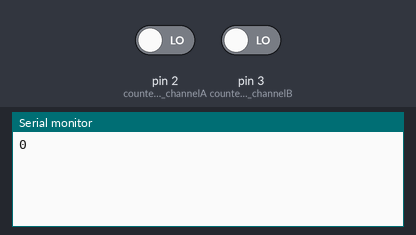
Bench run of a sketch on a simulated Arduino Nano, built with avr-gcc and run on an emulated ATmega328P. On the bench: the last lines printed to the serial monitor. Inputs (shaded band) come from the test bench; at power-on: pin 2 (counter1_channelA) LOW, pin 3 (counter1_channelB) LOW.

Above: at 1.2 s.
1.3 s: pin 2 (counter1_channelA) driven HIGH
At 2.2 s:
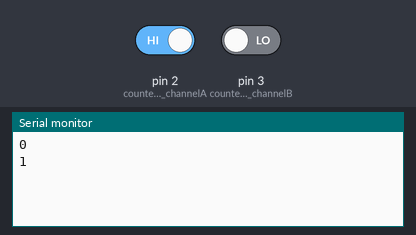
2.8 s: pin 3 (counter1_channelB) driven HIGH
At 3.3 s:
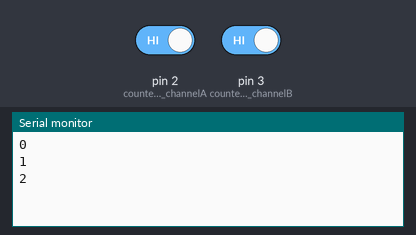
4.3 s: pin 2 (counter1_channelA) driven LOW
At 5.5 s:
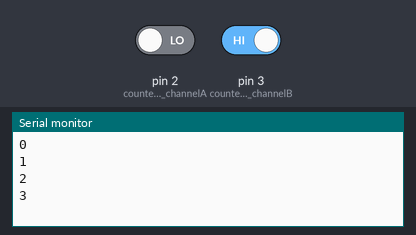
5.8 s: pin 3 (counter1_channelB) driven LOW
At 6.8 s:
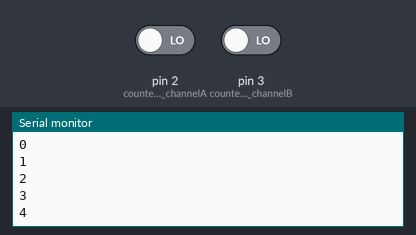
Timing chart, 0 to 8.3 s (numbered marks = the images above; inputs shaded):
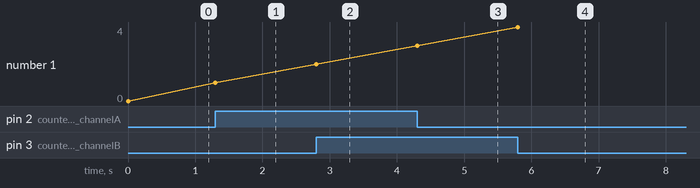

The sketch:

apple_tester_1.0.ino
```cpp
//####################################################
//#   apple_tester_1.0
//#   programmed by: Tomas Picha
//####################################################


// DESCRTIPTION: - Same pulse detection as on the spider

// HW: Aruino nano

/*----------------------- DEPENDENCES ----------------------------------*/


/*----------------------- DEFINITION -----------------------------------*/
const byte counter1_channelA = 2;
const byte counter1_channelB = 3;

int enc_counter_1 = 0; // value of first encoder
int enc_counter_1_prev = -1; //previous value of first encoder

byte encoder1_status = 0;

const int encoder_status_tabel [] = {0,-1,1,10,1,0,10,-1,-1,10,0,1,10,1,-1,0};

void setup() {

  serial_initial();
  pins_initial();
  encoder_init();

}

void loop() {

  meassure ();
}
```

methods.ino
```cpp
/*----------------------Serial-initialization------------------------------------*/
void serial_initial(){
  Serial.begin(2000000);
  while (!Serial) {
      ;
  }
}

/*----------------------pins-initialization------------------------------------*/
void pins_initial(){

  pinMode(counter1_channelA, INPUT);
  pinMode(counter1_channelB, INPUT);
}

/*----------------------encoder_initialization------------------------------------*/
void encoder_init() {
  encoder_read();
}


/*-------------------------- meassure  -------------------------*/

void meassure () {

  encoder_read();
  encoders_counting();
  serial_prnt_encoders_check();
}

/*----------------------serial-print_encoders_check------------------------------------*/
void serial_prnt_encoders_check() {
  if (enc_counter_1 != enc_counter_1_prev) {
    Serial.println(enc_counter_1);
    enc_counter_1_prev = enc_counter_1;
  }
}

/*----------------------encoder_read------------------------------------*/
void encoder_read() {
  byte temp_A = 0;
  byte temp_B = 0;

  encoder1_status = encoder1_status & B0011;
  encoder1_status = encoder1_status << 2;

  temp_A = digitalRead(counter1_channelA);
  temp_A = temp_A & B0001;
  temp_A = temp_A << 1;
  encoder1_status = encoder1_status | temp_A;
  temp_B = digitalRead(counter1_channelB);
  temp_B = temp_B & B0001;
  encoder1_status = encoder1_status | temp_B;
}

/*----------------------encoders_counting------------------------------------*/
void encoders_counting() {
  if(abs(encoder_status_tabel[encoder1_status]) != 10) {
    enc_counter_1 = enc_counter_1 + encoder_status_tabel[encoder1_status];
  } else {
    //Serial.println("skip_error");
  }
}
```

Measured:
- after the input at 1.3 s, the serial monitor: prints a new line at once (image 1)
- after the input at 2.8 s, the serial monitor: prints a new line at once (image 2)
- after the input at 4.3 s, the serial monitor: prints a new line at once (image 3)
- after the input at 5.8 s, the serial monitor: prints a new line at once (image 4)
- plotted number 1: 0 → 1 after the input at 1.3 s, 1 → 2 after the input at 2.8 s, 2 → 3 after the input at 4.3 s, 3 → 4 after the input at 5.8 s
